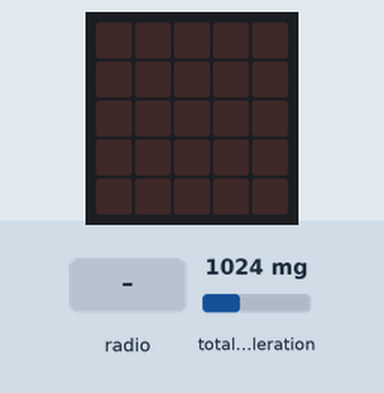
Bench run of a program on a simulated BBC micro:bit (MakeCode). Shown: the board's 5×5 LED display. The test bench sets the inputs (shaded band); at power-on: total acceleration 1024 mg.

Above: at 1.2 s.
1.3 s: total acceleration set to 1072 mg
At 2.5 s:
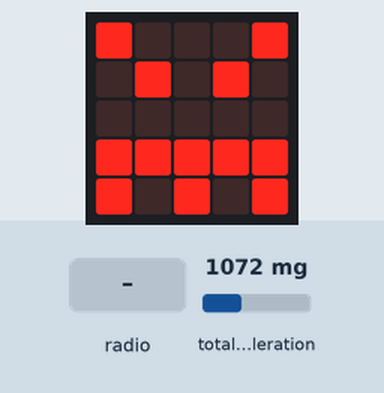
2.8 s: radio message "1" arrives
At 3.6 s:
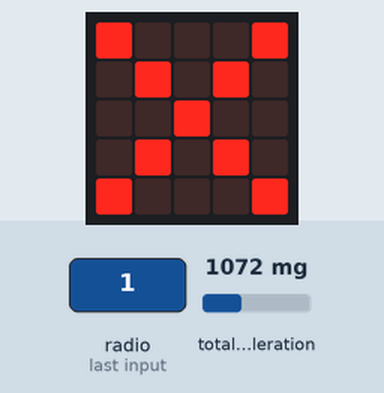
5.8 s: total acceleration set to 60 mg
At 7.2 s:
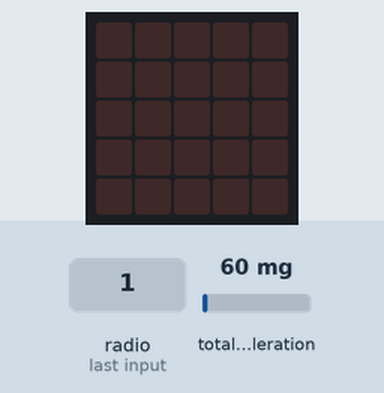
7.7 s: total acceleration set to 1500 mg
At 9.0 s:
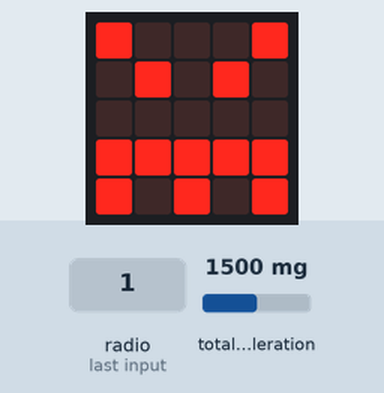
Timing chart, 0 to 10.2 s (numbered marks = the images above; inputs shaded):
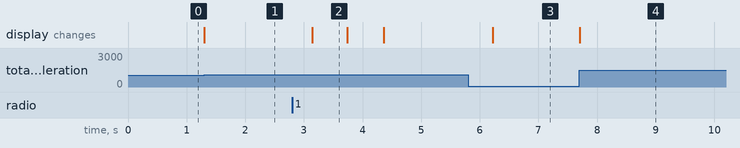

The program:

main.ts
```typescript
function kradja () {
    if (input.acceleration(Dimension.Strength) > 1034) {
        basic.showIcon(IconNames.Angry)
    } else {
        basic.clearScreen()
    }
}
radio.onReceivedString(function (receivedString) {
    if (receivedString == sifra) {
        otkljucano = 1
    } else {
        greska += 1
        basic.showIcon(IconNames.No)
        basic.clearScreen()
    }
})
let sifra = ""
let otkljucano = 0
radio.setGroup(234)
let greska = 0
otkljucano = 0
sifra = ":)"
let blokiraj = 0
basic.forever(function () {
    if (blokiraj == 1) {
        basic.showLeds(`
            . . . . .
            . . . . .
            # # # # #
            . . . . .
            . . . . .
            `)
        basic.pause(5000)
        basic.clearScreen()
        blokiraj = 0
    }
})
basic.forever(function () {
    if (otkljucano == 1) {
        basic.showIcon(IconNames.Yes)
        basic.pause(1000)
        basic.clearScreen()
        otkljucano = 0
    } else {
        kradja()
    }
})
basic.forever(function () {
    if (greska > 2) {
        blokiraj += 1
    }
})
```

test.ts
```typescript
// тестови иду овде; ово се неће саставити када се овај пакет користи као додатак.
```

Measured:
- the behaviour switches between 1034 and 1035 mg on total acceleration (found by bisection; images 0 and 1)
- after the input at 1.3 s, the display: changes at once (image 1)
- after the input at 2.8 s, the display: changes after 0.34 s (image 2)
- after the input at 5.8 s, the display: changes after 0.42 s (image 3)
- after the input at 7.7 s, the display: changes at once (image 4)
- what the display in image 2 shows lasts 0.6 s, from 3.1 s to 3.7 s
